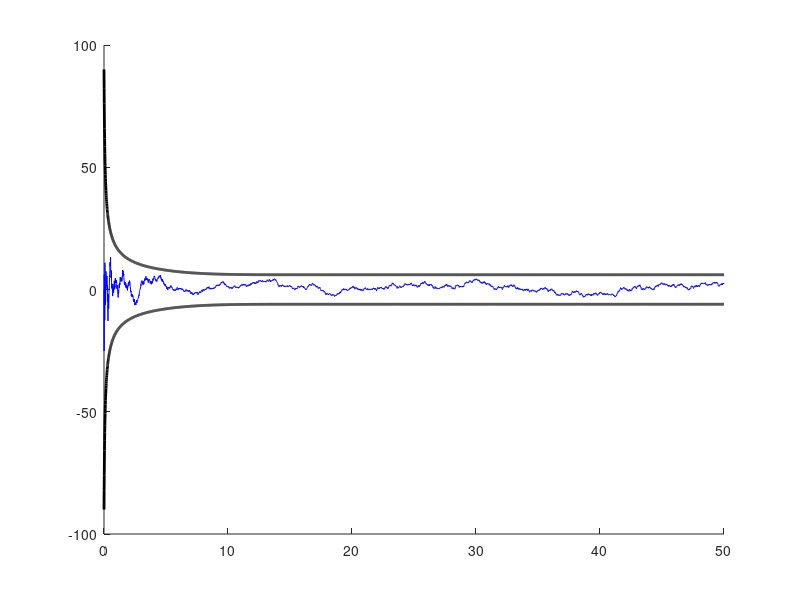

The MATLAB source for this figure:
%Timothy Roche
%Final Project Weapon Systems
%All Hail: http://www.ilectureonline.com/lectures/subject/SPECIAL%20TOPICS/26/190

SIM_TIME = 50;
dt = 0.01;
TOTAL_POINTS = int64(SIM_TIME/dt) + 1;

time = 0:dt:SIM_TIME;

%Defining Key Matrixes
x = zeros(2, TOTAL_POINTS);
p = zeros(2,2,TOTAL_POINTS);

%Measurement Errors
R_true = 900;
R = 0.95*R_true; 

%Initial Condition
P_0 = 0; %Initial Posistion
V_0 = 200; %Initial Velocity
x(:,1) = [P_0;V_0]; %x_prediction
p(:,:,1) = [1, (1/dt); (1/dt), (2/dt)^2]*R_true; %Process Uncertanty

%Matrixes
A = [1, dt; 0, 1]; %Transistion Matrix
C = [1,0;0,1];

%Various Errors
Q = 0;

%"Conversion" Matrix
H = [1,0];%;1,0];

%Noise
W_true = 12;
W = 0.9*W_true;

truth = zeros(2, TOTAL_POINTS);
truth(:, 1) = [0; 200];

for i = 2:TOTAL_POINTS
    B = [(1/2)*dt^2; dt];
    
    %Find true posistion
    noiseA = normrnd(0, sqrt(W_true));
    truth(:,i) = A*truth(:,i-1) + B*noiseA;
    
    %Get New Measured Value
    noiseX = normrnd(0, sqrt(R_true));
    measuredX = truth(1,i) + noiseX;%C*Y_m + z; 
    z = measuredX;

    %Process Noise
    Q = [(1/4)*dt^4, (1/2)*dt^3; (1/2)*dt^3, dt^2]*W;
    
    %New Predicted State
    x_pC = A*x(:, i-1); %Assuming no acceleration or error
    p_pC = A*p(:, :, i-1)*A.' + Q; %Assuming no error
    
    %Gain Computation
    KG = (p_pC*H.')/(H*p_pC*H.' + R);
    
    %Calculate Current State
    x(:, i) = x_pC + KG*(z - H*x_pC);
    p(:, :, i) = (eye(2) - KG*H)*p_pC; %(eye(2) - KG*H)*p_pC*(eye(2)-KG*H).'+KG*R*KG.';
end

figure(1);
posP = zeros(1,TOTAL_POINTS); 
deltaX = zeros(1, TOTAL_POINTS);
for i = 1:TOTAL_POINTS
    posP(i) = p(1,1,i);
    deltaX(i) = x(1,i) - truth(1, i);
end

threeSigmaAbove = 3*sqrt(posP);
hold on
plot(time, threeSigmaAbove, 'LineWidth',2,  'Color','k');
plot(time, -threeSigmaAbove, 'LineWidth',2, 'Color','k');
plot(time, deltaX, 'Color', 'b');
hold off
